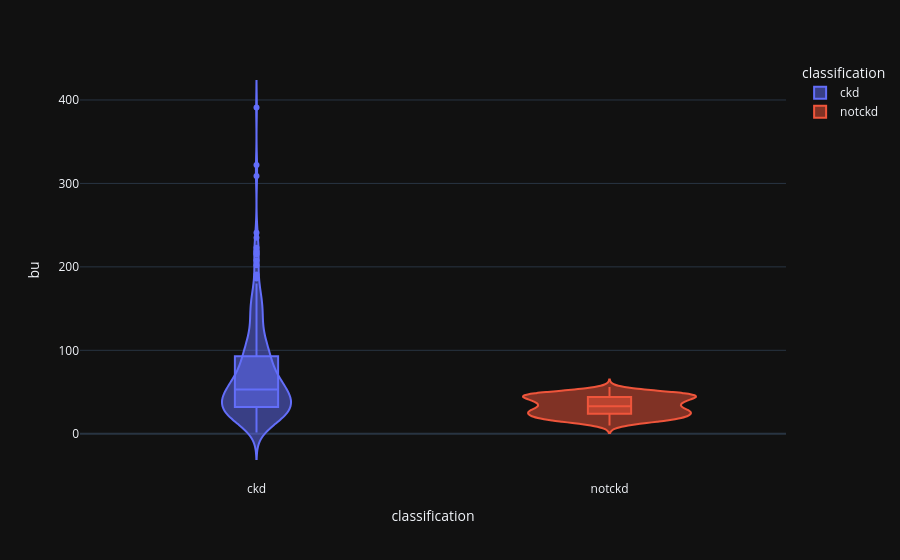

Notebook code cell kept with this figure:
### Code cell
#violin('blood_urea')
violin('bu')

### Figure 1 — Plotly figure (JSON) as saved in the notebook; plotly's stock layout.template omitted (floating-point values rounded to 4 significant figures; data arrays with more than 128 entries replaced by an {"elided": "..."} marker saying what was removed)
{"data": [{"alignmentgroup": "True", "box": {"visible": true}, "hovertemplate": "classification=%{x}<br>bu=%{y}<extra></extra>", "legendgroup": "ckd", "marker": {"color": "#636efa"}, "name": "ckd", "offsetgroup": "ckd", "orientation": "v", "scalegroup": "True", "showlegend": true, "type": "violin", "x": {"elided": "250 str values"}, "x0": " ", "xaxis": "x", "y": {"elided": "250 float values"}, "y0": " ", "yaxis": "y"}, {"alignmentgroup": "True", "box": {"visible": true}, "hovertemplate": "classification=%{x}<br>bu=%{y}<extra></extra>", "legendgroup": "notckd", "marker": {"color": "#EF553B"}, "name": "notckd", "offsetgroup": "notckd", "orientation": "v", "scalegroup": "True", "showlegend": true, "type": "violin", "x": {"elided": "150 str values"}, "x0": " ", "xaxis": "x", "y": {"elided": "150 int values"}, "y0": " ", "yaxis": "y"}], "layout": {"autosize": true, "legend": {"title": {"text": "classification"}, "tracegroupgap": 0}, "margin": {"t": 60}, "violinmode": "overlay", "xaxis": {"anchor": "y", "autorange": true, "categoryarray": ["ckd", "notckd"], "categoryorder": "array", "domain": [0, 1], "range": [-0.5, 1.5], "title": {"text": "classification"}, "type": "category"}, "yaxis": {"anchor": "x", "autorange": true, "domain": [0, 1], "range": [-55.41, 447.9], "title": {"text": "bu"}, "type": "linear"}}}
